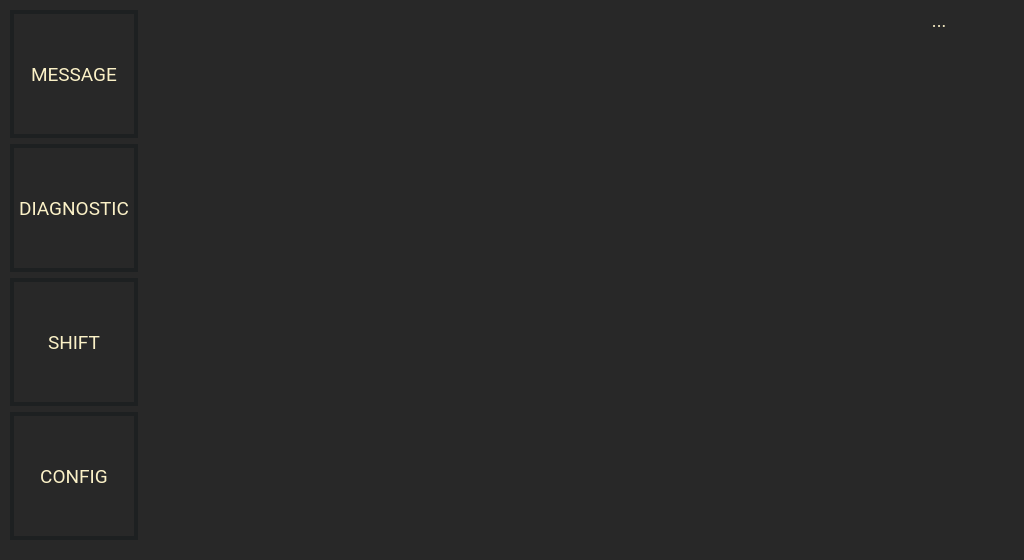
<?xml version="1.0" encoding="UTF-8"?>
<ui version="4.0">
 <class>MainView</class>
 <widget class="QWidget" name="MainView">
  <property name="geometry">
   <rect>
    <x>0</x>
    <y>0</y>
    <width>1024</width>
    <height>560</height>
   </rect>
  </property>
  <property name="windowTitle">
   <string>Form</string>
  </property>
  <property name="styleSheet">
   <string notr="true">* {
        background-color: #282828;
        color: #fbf1c7;
}

#lbl_topBar {
        background-color: #1d2021;
}

QPushButton {
        border-color: #1d2021;
        border-width: 4px;
        border-style: solid;
}</string>
  </property>
  <widget class="QLabel" name="lbl_date">
   <property name="geometry">
    <rect>
     <x>860</x>
     <y>0</y>
     <width>160</width>
     <height>40</height>
    </rect>
   </property>
   <property name="font">
    <font>
     <family>Roboto</family>
     <pointsize>14</pointsize>
     <weight>50</weight>
     <italic>true</italic>
     <bold>false</bold>
    </font>
   </property>
   <property name="styleSheet">
    <string notr="true"/>
   </property>
   <property name="text">
    <string>...</string>
   </property>
   <property name="alignment">
    <set>Qt::AlignCenter</set>
   </property>
  </widget>
  <widget class="QWidget" name="layoutWidget">
   <property name="geometry">
    <rect>
     <x>10</x>
     <y>10</y>
     <width>130</width>
     <height>532</height>
    </rect>
   </property>
   <layout class="QVBoxLayout" name="verticalLayout_2">
    <property name="sizeConstraint">
     <enum>QLayout::SetFixedSize</enum>
    </property>
    <property name="leftMargin">
     <number>0</number>
    </property>
    <item>
     <widget class="QPushButton" name="btn_navToMain">
      <property name="enabled">
       <bool>true</bool>
      </property>
      <property name="sizePolicy">
       <sizepolicy hsizetype="Fixed" vsizetype="Fixed">
        <horstretch>128</horstretch>
        <verstretch>128</verstretch>
       </sizepolicy>
      </property>
      <property name="minimumSize">
       <size>
        <width>128</width>
        <height>128</height>
       </size>
      </property>
      <property name="maximumSize">
       <size>
        <width>128</width>
        <height>128</height>
       </size>
      </property>
      <property name="font">
       <font>
        <family>Roboto</family>
        <pointsize>14</pointsize>
        <italic>false</italic>
       </font>
      </property>
      <property name="styleSheet">
       <string notr="true"/>
      </property>
      <property name="text">
       <string>MESSAGE</string>
      </property>
     </widget>
    </item>
    <item>
     <widget class="QPushButton" name="btn_navToDiag">
      <property name="sizePolicy">
       <sizepolicy hsizetype="Fixed" vsizetype="Fixed">
        <horstretch>128</horstretch>
        <verstretch>128</verstretch>
       </sizepolicy>
      </property>
      <property name="minimumSize">
       <size>
        <width>128</width>
        <height>128</height>
       </size>
      </property>
      <property name="maximumSize">
       <size>
        <width>0</width>
        <height>128</height>
       </size>
      </property>
      <property name="font">
       <font>
        <family>Roboto</family>
        <pointsize>14</pointsize>
        <italic>false</italic>
       </font>
      </property>
      <property name="styleSheet">
       <string notr="true"/>
      </property>
      <property name="text">
       <string>DIAGNOSTIC</string>
      </property>
     </widget>
    </item>
    <item>
     <widget class="QPushButton" name="btn_navToStop">
      <property name="sizePolicy">
       <sizepolicy hsizetype="Fixed" vsizetype="Fixed">
        <horstretch>128</horstretch>
        <verstretch>128</verstretch>
       </sizepolicy>
      </property>
      <property name="minimumSize">
       <size>
        <width>128</width>
        <height>128</height>
       </size>
      </property>
      <property name="maximumSize">
       <size>
        <width>128</width>
        <height>128</height>
       </size>
      </property>
      <property name="font">
       <font>
        <family>Roboto</family>
        <pointsize>14</pointsize>
        <italic>false</italic>
       </font>
      </property>
      <property name="styleSheet">
       <string notr="true"/>
      </property>
      <property name="text">
       <string>SHIFT</string>
      </property>
     </widget>
    </item>
    <item>
     <widget class="QPushButton" name="btn_navToConf">
      <property name="sizePolicy">
       <sizepolicy hsizetype="Fixed" vsizetype="Fixed">
        <horstretch>128</horstretch>
        <verstretch>128</verstretch>
       </sizepolicy>
      </property>
      <property name="minimumSize">
       <size>
        <width>128</width>
        <height>128</height>
       </size>
      </property>
      <property name="maximumSize">
       <size>
        <width>128</width>
        <height>128</height>
       </size>
      </property>
      <property name="font">
       <font>
        <family>Roboto</family>
        <pointsize>14</pointsize>
        <italic>false</italic>
       </font>
      </property>
      <property name="styleSheet">
       <string notr="true"/>
      </property>
      <property name="text">
       <string>CONFIG</string>
      </property>
     </widget>
    </item>
   </layout>
  </widget>
  <widget class="QWidget" name="horizontalLayoutWidget_2">
   <property name="geometry">
    <rect>
     <x>490</x>
     <y>220</y>
     <width>320</width>
     <height>320</height>
    </rect>
   </property>
   <layout class="QHBoxLayout" name="hl_gauge_fuel"/>
  </widget>
  <zorder>layoutWidget</zorder>
  <zorder>lbl_date</zorder>
  <zorder>horizontalLayoutWidget_2</zorder>
 </widget>
 <resources/>
 <connections/>
</ui>
